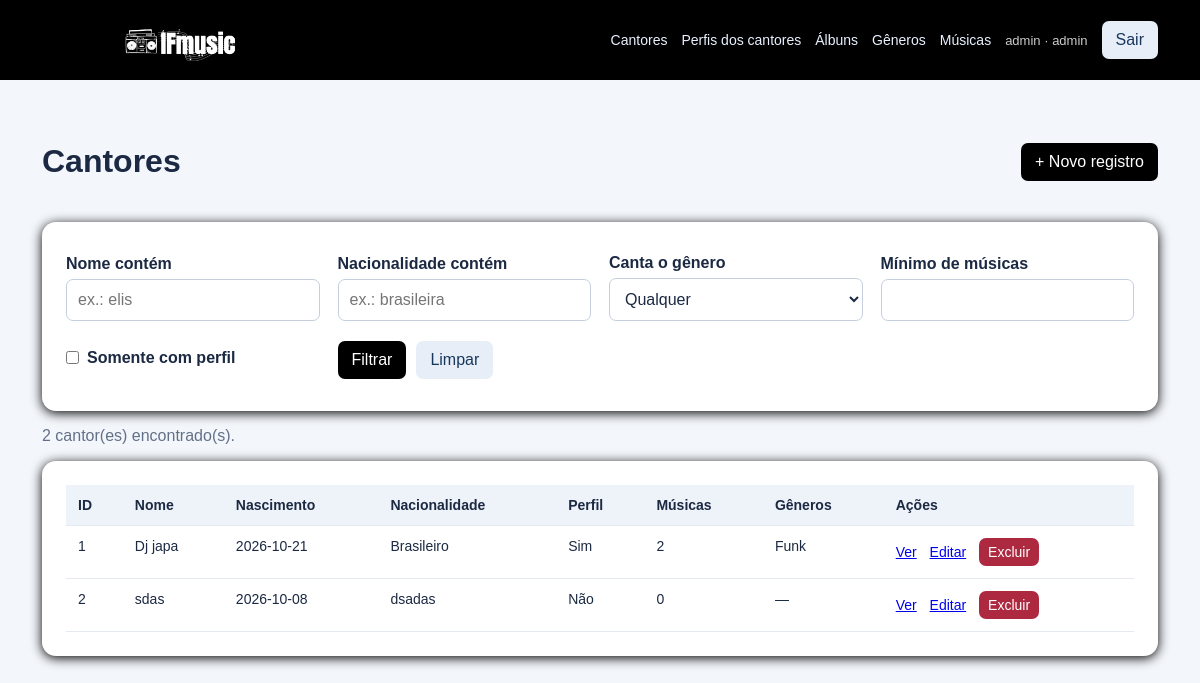
Screenshot of /cantores (signed in) with the database file from the repository.
### tables this page shows
CREATE TABLE usuario (
    idUsuario INTEGER PRIMARY KEY AUTOINCREMENT,
    nome TEXT NOT NULL,
    email TEXT NOT NULL UNIQUE COLLATE NOCASE,
    senha_hash TEXT NOT NULL,
    papel TEXT NOT NULL DEFAULT 'usuario' CHECK (papel IN ('admin', 'usuario'))
);

CREATE TABLE cantor (
    idCantor INTEGER PRIMARY KEY AUTOINCREMENT,
    nome TEXT NOT NULL,
    dataNascimento TEXT NOT NULL,
    nacionalidade TEXT NOT NULL
);

### app.py (the view)
@app.get('/cantores')
@login_obrigatorio
def listar_cantores():
    filtros = {
        'nome': request.args.get('nome', '').strip(),
        'nacionalidade': request.args.get('nacionalidade', '').strip(),
        'idGenero': numero(request.args.get('idGenero')),
        'minimo_musicas': numero(request.args.get('minimo_musicas')),
        'somente_com_perfil': request.args.get('somente_com_perfil') == '1',
    }
    return render_template('cantores.html', nome='cantores', filtros=filtros,
                           cantores=Cantor.pesquisar(**filtros), generos=Genero.listar())

### app.py (called while the page is built)
def usuario_atual():
    identificador = session.get('usuario_id')
    return Usuario.buscar(identificador) if identificador is not None else None

@app.context_processor
def contexto():
    return {'usuario': usuario_atual(), 'rotulos': ROTULOS, 'campos_rotulos': CAMPOS}

@app.before_request
def proteger_post():
    if request.method == 'POST':
        token = session.get('csrf_token')
        if not token or not secrets.compare_digest(token, request.form.get('csrf_token', '')):
            abort(400, 'Token de formulário inválido. Atualize a página e tente novamente.')

@app.context_processor
def csrf_contexto():
    if 'csrf_token' not in session:
        session['csrf_token'] = secrets.token_urlsafe(32)
    return {'csrf_token': session['csrf_token']}

def login_obrigatorio(func):
    @wraps(func)
    def wrapper(*args, **kwargs):
        if not usuario_atual():
            return redirect(url_for('login'))
        return func(*args, **kwargs)
    return wrapper

def numero(valor):
    try:
        return int(valor)
    except (TypeError, ValueError):
        return None

### banco.py (called while the page is built)
def conectar():
    conexao = sqlite3.connect(ARQUIVO_BANCO)
    conexao.row_factory = sqlite3.Row
    conexao.execute("PRAGMA foreign_keys = ON")
    return conexao

### modelos/base.py (called while the page is built)
    @classmethod
    def listar(cls):
        with conectar() as banco:
            linhas = banco.execute(f"SELECT * FROM {cls.tabela} ORDER BY {cls.chave}").fetchall()
        return [cls(dict(linha)) for linha in linhas]

### modelos/usuario.py (called while the page is built)
    @classmethod
    def buscar(cls, identificador):
        with conectar() as db:
            linha = db.execute('SELECT * FROM usuario WHERE idUsuario = ?', (identificador,)).fetchone()
        return cls(dict(linha)) if linha else None

### templates/cantores.html (shortened to what this page needs)
{% extends 'base.html' %}
{% block conteudo %}
<div class="heading">
  <h1>Cantores</h1>
  {% if usuario.papel == 'admin' %}<a class="btn" href="{{ url_for('novo', nome='cantores') }}">+ Novo registro</a>{% endif %}
</div>
<form class="panel filtros" method="get">
  <label>Nome contém
    <input name="nome" value="{{ filtros.nome }}" placeholder="ex.: elis">
  </label>
  <label>Nacionalidade contém
    <input name="nacionalidade" value="{{ filtros.nacionalidade }}" placeholder="ex.: brasileira">
  </label>
  <label>Canta o gênero
    <select name="idGenero">
      <option value="">Qualquer</option>
    </select>
  </label>
  <label>Mínimo de músicas
    <input type="number" name="minimo_musicas" min="0" value="{{ filtros.minimo_musicas or '' }}">
  </label>
  <label class="check">
    <input type="checkbox" name="somente_com_perfil" value="1" {% if filtros.somente_com_perfil %}checked{% endif %}>
    Somente com perfil
  </label>
  <div class="filtros-acoes">
    <button>Filtrar</button>
    <a class="btn secondary" href="{{ url_for('listar', nome='cantores') }}">Limpar</a>
  </div>
</form>
<p class="muted">{{ cantores|length }} cantor(es) encontrado(s).</p>
<div class="panel overflow">
  <table>
    <thead>
      <tr><th>ID</th><th>Nome</th><th>Nascimento</th><th>Nacionalidade</th><th>Perfil</th><th>Músicas</th><th>Gêneros</th><th>Ações</th></tr>
    </thead>
    <tbody>
      {% for c in cantores %}
      <tr>
        <td>{{ c.idCantor }}</td>
        <td>{{ c.nome }}</td>
        <td>{{ c.dataNascimento }}</td>
        <td>{{ c.nacionalidade }}</td>
        <td>{{ 'Sim' if c.tem_perfil else 'Não' }}</td>
        <td>{{ c.total_musicas }}</td>
        <td>{{ c.generos_nomes or '—' }}</td>
        <td class="actions">
          <a href="{{ url_for('detalhes', nome='cantores', identificador=c.idCantor) }}">Ver</a>
          {% if usuario.papel == 'admin' %}
          <a href="{{ url_for('editar', nome='cantores', identificador=c.idCantor) }}">Editar</a>
          <form method="post" action="{{ url_for('excluir', nome='cantores', identificador=c.idCantor) }}" onsubmit="return confirm('Excluir este registro?')">
            <input type="hidden" name="csrf_token" value="{{ csrf_token }}"><button class="danger">Excluir</button>
          </form>
          {% endif %}
        </td>
      </tr>
      {% else %}
      <tr><td colspan="8">Nenhum cantor encontrado com esses filtros.</td></tr>
      {% endfor %}
    </tbody>
  </table>
</div>
{% endblock %}

### templates/base.html (shortened to what this page needs)
<!doctype html>
<html lang="pt-br">
    <head>
        <link rel="stylesheet" href="{{ url_for('static',filename='style.css') }}">
    </head>
    <body>
    <header>
        <div class="container top">
            <a class="brand" href="{{ url_for('inicio') }}">
                <img src="{{ url_for('static', filename='logo.png') }}"
                    alt="Logo IFmusic">
            </a>
            <nav>
                {% if usuario %}
                    {% for slug, titulo in rotulos.items() %}
                        <a href="{{ url_for('listar',nome=slug) }}">{{ titulo }}</a>
                    {% endfor %}
                        <span class="papel">{{ usuario.nome }} · {{ usuario.papel }}</span>
                        <form method="post" action="{{ url_for('sair') }}">
                            <button class="subtle">Sair</button>
                        </form>
                {% else %}
                    <a href="{{ url_for('login') }}">Entrar</a>
                    <a href="{{ url_for('cadastro') }}">Cadastrar conta</a>
                {% endif %}
            </nav>
        </div>
    </header>
    <main class="container">
        {% block conteudo %}
        {% endblock %}
    </main>
</body>
</html>

### static/style.css (style rules this page uses)
:root { font-family:Arial,Helvetica,sans-serif;color:#1b2942;background:#f3f6fb }
* { box-sizing:border-box }
body { margin:0 }
header { background:black;color:#fff; height: 80px; }
.container { max-width:1160px;margin:auto;padding:22px }
.top,.heading { display:flex;align-items:center;justify-content:space-between;gap:16px;flex-wrap:wrap }
.brand { font-size:23px;font-weight:700;color:white;text-decoration:none }
nav { display:flex;align-items:center;gap:14px;flex-wrap:wrap }
nav a { color:#e9f1ff;text-decoration:none;font-size:14px }
.papel { font-size:13px;opacity:.8 }
.card,.panel { background:white;padding:24px;border-radius:14px;box-shadow:0 2px 12px black }
form { display:inline }
label { display:block;font-weight:600;margin:14px 0 }
input,textarea { display:block;width:100%;padding:11px;border:1px solid #c6cfdd;border-radius:7px;margin-top:6px;font:inherit }
button,.btn { background:black;color:white;border:0;border-radius:7px;padding:10px 14px;text-decoration:none;display:inline-block;cursor:pointer;font:inherit }
.secondary,.subtle { background:#e7eef8;color:#17375c }
.danger { background:#ad2940 }
.heading { margin:20px 0 }
.overflow { overflow-x:auto }
table { border-collapse:collapse;width:100%;font-size:14px }
th,td { padding:12px;text-align:left;border-bottom:1px solid #e3e8f1;vertical-align:top }
th { background:#eef3fa }
.actions { white-space:nowrap }
.actions a { margin-right:9px }
.actions button { padding:6px 9px }
.muted { color:#637188 }
select { display:block;width:100%;padding:11px;border:1px solid #c6cfdd;border-radius:7px;margin-top:6px;font:inherit;background:white;color:inherit }
form.filtros { display:grid;grid-template-columns:repeat(auto-fit,minmax(210px,1fr));gap:0 18px;align-items:end;margin-bottom:8px }
.filtros label { margin:8px 0 }
.filtros .check { display:flex;align-items:center;gap:8px;padding:12px 0 }
.filtros .check input { width:auto;margin:0 }
.filtros-acoes { display:flex;gap:10px;margin:8px 0 }
input,select,textarea { font-weight:400 }
header .top { height: 100%; padding-top: 0; padding-bottom: 0; display: flex; align-items: center; justify-content: space-between; flex-wrap: nowrap; }
.brand { display: flex; align-items: center; flex-shrink: 0; }
.brand img { width: 270px; height: 130px; object-fit: contain; display: block; margin-top: -15px; }

### rows the page displays
usuario: nome "admin", papel "admin"
cantor: idCantor "1", nome "Dj japa", dataNascimento "2026-10-21", nacionalidade "Brasileiro", tem_perfil "Sim", total_musicas "2", generos_nomes "Funk"
cantor: idCantor "2", nome "sdas", dataNascimento "2026-10-08", nacionalidade "dsadas", tem_perfil "Não", total_musicas "0", generos_nomes "—"

### other values shown
{{ titulo }} "Cantores" "Perfis dos cantores" "Álbuns" "Gêneros" "Músicas"
{{ cantores|length }} "2"
